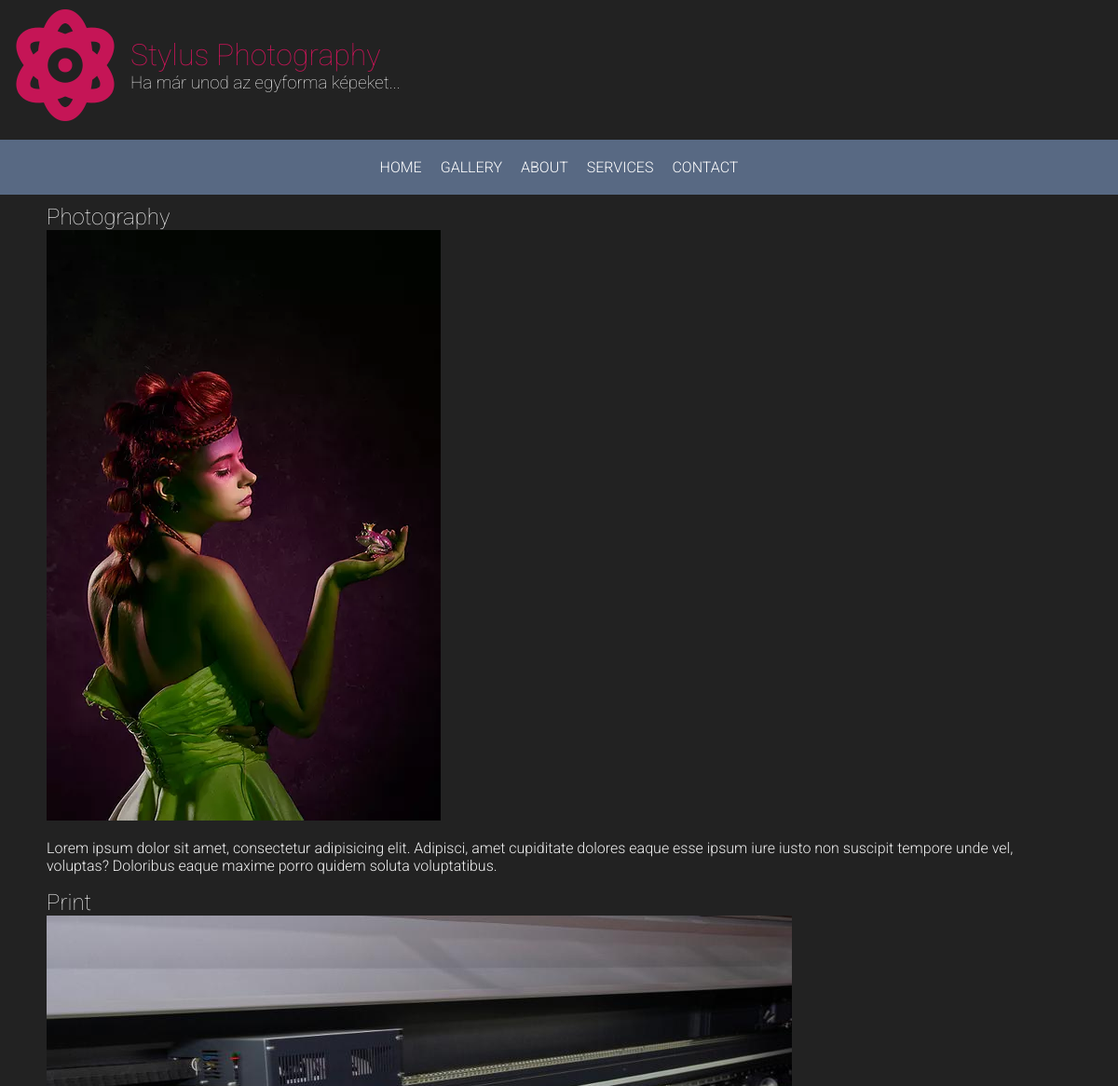
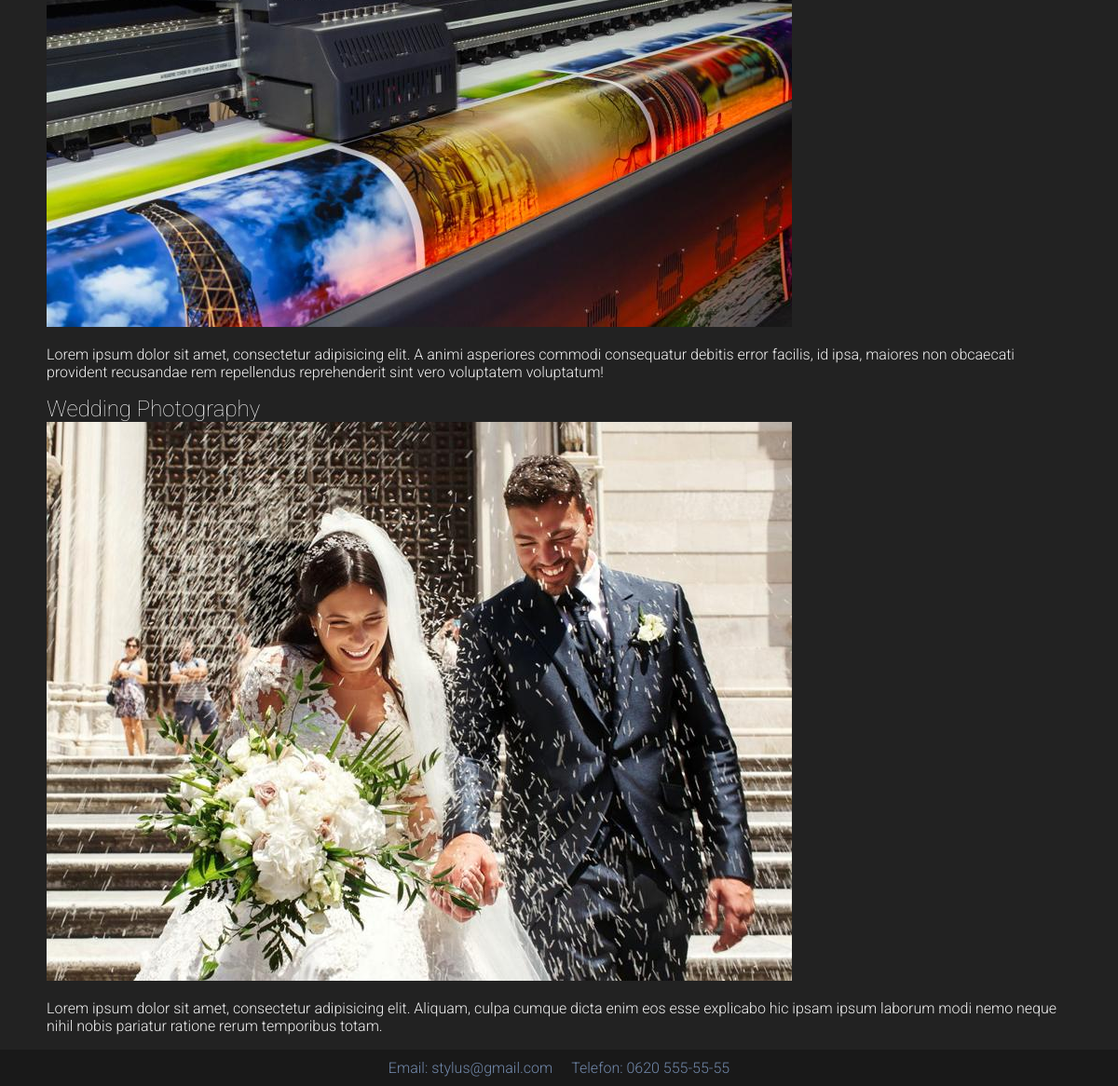
Page /services/ on the committed database (2 pictures, top to bottom).
### pages/models.py (models this page shows, shortened)
class SiteInfo(models.Model):
    site_name = models.CharField("Oldalnév", max_length=200)
    image = models.ImageField("Logo", upload_to="logo", blank=True)
    subtitle = models.CharField("Alcím", max_length=200)
    email = models.EmailField("Email", max_length=200, blank=True)
    phone = models.CharField("Telefon", max_length=200, blank=True)
    class Meta:
        verbose_name_plural = "Oldal adatok"

class Services(models.Model):
    title = models.CharField('Cím', max_length=200)
    image = models.ImageField('Kép', upload_to='services')
    content = models.TextField('Leírás', max_length=5000)
    class Meta:
        verbose_name_plural = "Szolgáltatásaink"

### pages/views.py (the view)
# urls.py: path('services/', services_view),
def services_view(request):
    services = Services.objects.order_by('title')
    context = {
        "services": services
    }
    return render(request, 'services.html', context)

### pages/context_processors.py (called while the page is built)
def global_context(request):
    site_infos = SiteInfo.objects.all()
    if not site_infos:
        return {}
    return {
        "site_name": site_infos[0].site_name,
        "logo": site_infos[0].image,
        "site_subtitle": site_infos[0].subtitle,
        "email": site_infos[0].email,
        "phone": site_infos[0].phone,
    }

### templates/services.html (shortened to what this page needs)
{% extends '_base.html' %}
{% block content %}
    {% for service in services %}
        <div>
            <h2>{{ service.title }}</h2>
            <img src="{{ service.image.url }}" alt="">
            <p>{{ service.content }}</p>
        </div>
    {% endfor %}
{% endblock content %}

### templates/_base.html (shortened to what this page needs)
{% load static %}
<!DOCTYPE html>
<html lang="en">
<head>
    <link rel="stylesheet" href="{% static 'main.css' %}">
</head>
<body>
    <div class="site-header-layout">
        <i class="fas fa-atom site-logo"></i>
        <div>
            <h1 style="margin: 0">{{ site_name }}</h1>
            <h3>{{ site_subtitle }}</h3>
        </div>
    </div>
    {% include '_navbar.html' %}
    <div class="content-container">
        {% block content %}
        {% endblock content %}
    </div>
    <div class="site-footer-layout">
        <p>Email: {{ email }}</p>
        <p>Telefon: {{ phone }}</p>
    </div>
</body>
</html>

### static/main.css (style rules this page uses)
body { background-color: #222222; color: #f0f0f0; font-family: 'Roboto', sans-serif; font-weight: 300; margin: 0; }
h1, h2, h3 { font-weight: 100; }
h1 { color: #c51556; }
h2, h3 { margin: 0; }
.site-logo { color: #c51556; font-size: 120px; margin: 10px; }
.site-header-layout { display: flex; align-items: center; margin-bottom: 10px; }
.site-footer-layout { display: flex; justify-content: center; background-color: #191919; }
.site-footer-layout p { margin: 10px; color: #7188ab; }
.content-container { margin: 10px 50px; }

### rows in the picture
SiteInfo: site_name "Stylus Photography", subtitle "Ha már unod az egyforma képeket...", email "stylus@gmail.com", phone "0620 555-55-55"
Services: title "Photography", image (picture), content "Lorem ipsum dolor sit amet, consectetur adipisicing elit. Adipisci, amet cupiditate dolores eaque esse ipsum iure iusto non suscipit tempore unde vel, voluptas? Doloribus eaque maxime porro quidem soluta voluptatibus."
Services: title "Print", image (picture), content "Lorem ipsum dolor sit amet, consectetur adipisicing elit. A animi asperiores commodi consequatur debitis error facilis, id ipsa, maiores non obcaecati provident recusandae rem repellendus reprehenderit sint vero voluptatem voluptatum!"
Services: title "Wedding Photography", image (picture), content "Lorem ipsum dolor sit amet, consectetur adipisicing elit. Aliquam, culpa cumque dicta enim eos esse explicabo hic ipsam ipsum laborum modi nemo neque nihil nobis pariatur ratione rerum temporibus totam."
